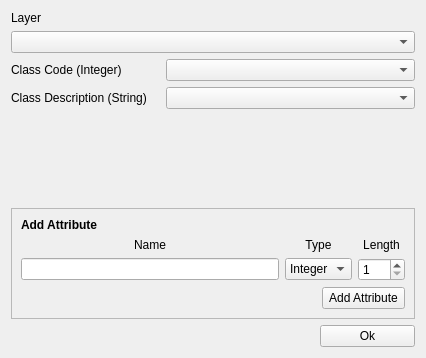
<?xml version="1.0" encoding="UTF-8"?>
<ui version="4.0">
 <class>ConfigWidget</class>
 <widget class="QWidget" name="ConfigWidget">
  <property name="geometry">
   <rect>
    <x>0</x>
    <y>0</y>
    <width>426</width>
    <height>358</height>
   </rect>
  </property>
  <property name="sizePolicy">
   <sizepolicy hsizetype="Maximum" vsizetype="Preferred">
    <horstretch>0</horstretch>
    <verstretch>0</verstretch>
   </sizepolicy>
  </property>
  <property name="windowTitle">
   <string>SamplePoint Configuration</string>
  </property>
  <layout class="QGridLayout" name="gridLayout_2">
   <item row="0" column="0">
    <widget class="QLabel" name="label">
     <property name="sizePolicy">
      <sizepolicy hsizetype="Minimum" vsizetype="Preferred">
       <horstretch>0</horstretch>
       <verstretch>0</verstretch>
      </sizepolicy>
     </property>
     <property name="text">
      <string>Layer</string>
     </property>
    </widget>
   </item>
   <item row="1" column="0" colspan="3">
    <widget class="QComboBox" name="cboxLayers">
     <property name="sizePolicy">
      <sizepolicy hsizetype="MinimumExpanding" vsizetype="Fixed">
       <horstretch>0</horstretch>
       <verstretch>0</verstretch>
      </sizepolicy>
     </property>
    </widget>
   </item>
   <item row="2" column="0">
    <widget class="QLabel" name="label_2">
     <property name="sizePolicy">
      <sizepolicy hsizetype="Minimum" vsizetype="Preferred">
       <horstretch>0</horstretch>
       <verstretch>0</verstretch>
      </sizepolicy>
     </property>
     <property name="maximumSize">
      <size>
       <width>200</width>
       <height>16777215</height>
      </size>
     </property>
     <property name="text">
      <string>Class Code (Integer)</string>
     </property>
    </widget>
   </item>
   <item row="2" column="1" colspan="2">
    <widget class="QComboBox" name="cboxClassCode">
     <property name="sizePolicy">
      <sizepolicy hsizetype="MinimumExpanding" vsizetype="Preferred">
       <horstretch>0</horstretch>
       <verstretch>0</verstretch>
      </sizepolicy>
     </property>
    </widget>
   </item>
   <item row="3" column="0">
    <widget class="QLabel" name="label_3">
     <property name="sizePolicy">
      <sizepolicy hsizetype="Minimum" vsizetype="Preferred">
       <horstretch>0</horstretch>
       <verstretch>0</verstretch>
      </sizepolicy>
     </property>
     <property name="maximumSize">
      <size>
       <width>200</width>
       <height>16777215</height>
      </size>
     </property>
     <property name="text">
      <string>Class Description (String)</string>
     </property>
    </widget>
   </item>
   <item row="3" column="1" colspan="2">
    <widget class="QComboBox" name="cboxClassDescription">
     <property name="sizePolicy">
      <sizepolicy hsizetype="MinimumExpanding" vsizetype="Fixed">
       <horstretch>0</horstretch>
       <verstretch>0</verstretch>
      </sizepolicy>
     </property>
    </widget>
   </item>
   <item row="4" column="1">
    <spacer name="verticalSpacer_2">
     <property name="orientation">
      <enum>Qt::Vertical</enum>
     </property>
     <property name="sizeHint" stdset="0">
      <size>
       <width>20</width>
       <height>50</height>
      </size>
     </property>
    </spacer>
   </item>
   <item row="5" column="0" colspan="3">
    <widget class="QFrame" name="frame">
     <property name="frameShape">
      <enum>QFrame::StyledPanel</enum>
     </property>
     <property name="frameShadow">
      <enum>QFrame::Raised</enum>
     </property>
     <layout class="QGridLayout" name="gridLayout">
      <item row="2" column="0">
       <widget class="QLineEdit" name="leditAttributeName"/>
      </item>
      <item row="1" column="3">
       <widget class="QLabel" name="label_5">
        <property name="sizePolicy">
         <sizepolicy hsizetype="Minimum" vsizetype="Preferred">
          <horstretch>0</horstretch>
          <verstretch>0</verstretch>
         </sizepolicy>
        </property>
        <property name="text">
         <string>Length</string>
        </property>
        <property name="alignment">
         <set>Qt::AlignCenter</set>
        </property>
       </widget>
      </item>
      <item row="2" column="1" colspan="2">
       <widget class="QComboBox" name="cboxAttributeType">
        <item>
         <property name="text">
          <string>Integer</string>
         </property>
        </item>
        <item>
         <property name="text">
          <string>String</string>
         </property>
        </item>
       </widget>
      </item>
      <item row="2" column="3">
       <widget class="QSpinBox" name="sboxAttributeLength">
        <property name="minimum">
         <number>1</number>
        </property>
        <property name="maximum">
         <number>250</number>
        </property>
       </widget>
      </item>
      <item row="3" column="0" colspan="2">
       <spacer name="horizontalSpacer">
        <property name="orientation">
         <enum>Qt::Horizontal</enum>
        </property>
        <property name="sizeHint" stdset="0">
         <size>
          <width>267</width>
          <height>20</height>
         </size>
        </property>
       </spacer>
      </item>
      <item row="3" column="2" colspan="2">
       <widget class="QPushButton" name="pbuttonAddAttribute">
        <property name="text">
         <string>Add Attribute</string>
        </property>
       </widget>
      </item>
      <item row="1" column="0">
       <widget class="QLabel" name="label_6">
        <property name="sizePolicy">
         <sizepolicy hsizetype="Minimum" vsizetype="Preferred">
          <horstretch>0</horstretch>
          <verstretch>0</verstretch>
         </sizepolicy>
        </property>
        <property name="text">
         <string>Name</string>
        </property>
        <property name="alignment">
         <set>Qt::AlignCenter</set>
        </property>
       </widget>
      </item>
      <item row="1" column="1" colspan="2">
       <widget class="QLabel" name="label_7">
        <property name="sizePolicy">
         <sizepolicy hsizetype="Minimum" vsizetype="Preferred">
          <horstretch>0</horstretch>
          <verstretch>0</verstretch>
         </sizepolicy>
        </property>
        <property name="text">
         <string>Type</string>
        </property>
        <property name="alignment">
         <set>Qt::AlignCenter</set>
        </property>
       </widget>
      </item>
      <item row="0" column="0">
       <widget class="QLabel" name="label_4">
        <property name="font">
         <font>
          <weight>75</weight>
          <bold>true</bold>
         </font>
        </property>
        <property name="text">
         <string>Add Attribute</string>
        </property>
       </widget>
      </item>
     </layout>
    </widget>
   </item>
   <item row="6" column="0" colspan="2">
    <spacer name="horizontalSpacer_3">
     <property name="orientation">
      <enum>Qt::Horizontal</enum>
     </property>
     <property name="sizeHint" stdset="0">
      <size>
       <width>314</width>
       <height>20</height>
      </size>
     </property>
    </spacer>
   </item>
   <item row="6" column="2">
    <widget class="QPushButton" name="pbuttonDone">
     <property name="sizePolicy">
      <sizepolicy hsizetype="Minimum" vsizetype="Fixed">
       <horstretch>0</horstretch>
       <verstretch>0</verstretch>
      </sizepolicy>
     </property>
     <property name="maximumSize">
      <size>
       <width>100</width>
       <height>16777215</height>
      </size>
     </property>
     <property name="text">
      <string>Ok</string>
     </property>
    </widget>
   </item>
  </layout>
 </widget>
 <resources/>
 <connections/>
</ui>
